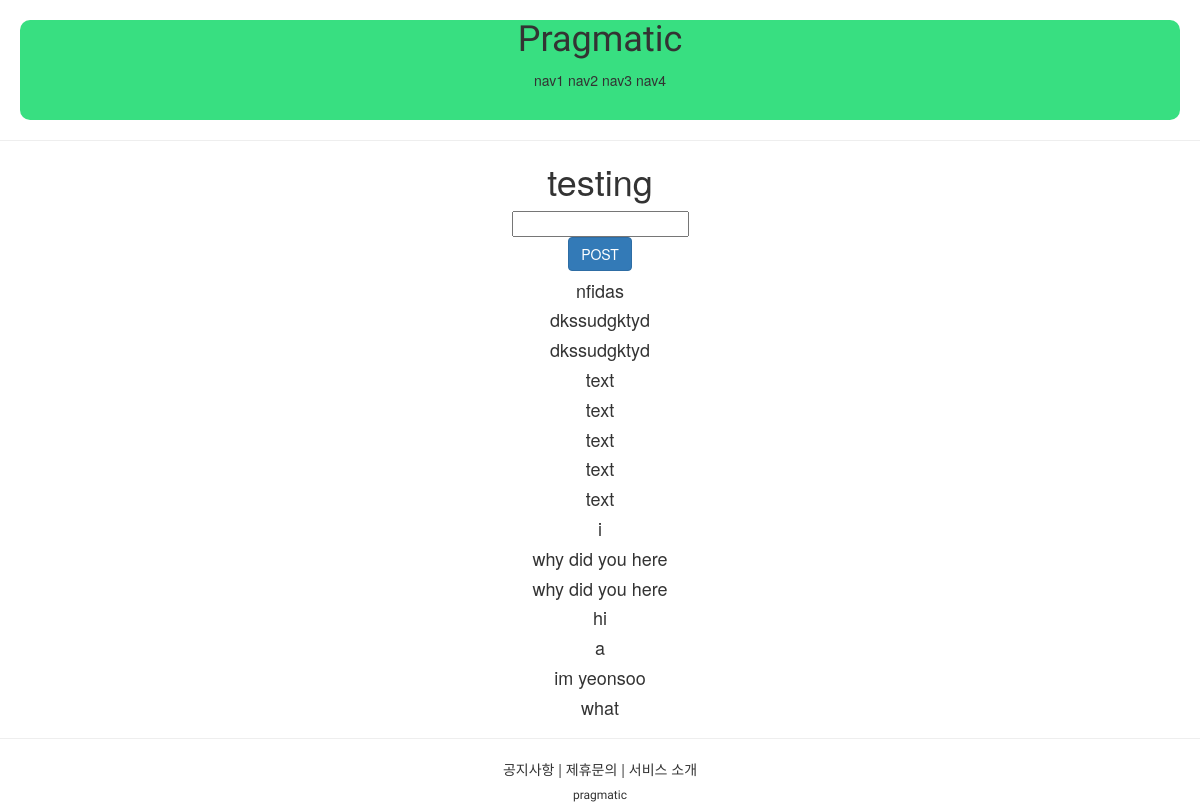
Page /account/hello_world/ on the committed database.
### accountapp/models.py (models this page shows)
class HelloWorld(models.Model):
    text = models.CharField(max_length= 255, null=False)

### accountapp/views.py (the view)
# urls.py: path('hello_world/', hello_world, name='hello_world'),
def hello_world(request):
    if request.method == "POST":
        temp = request.POST.get('hello_world_input')
        new_hello_world = HelloWorld()
        new_hello_world.text = temp
        new_hello_world.save()
        hello_world_list = HelloWorld.objects.all()
        return HttpResponseRedirect(reverse('accountapp:hello_world'))
    else:
        hello_world_list = HelloWorld.objects.all()
        return render(request, 'accountapp/hello_world.html', context={'hello_world_list': hello_world_list})

### accountapp/templates/accountapp/hello_world.html (shortened to what this page needs)
{% extends 'base.html' %}
{% block content %}
    <div style="border-radius: 1rem; margin: 2rem;text-align : center">
        <h1>
            testing
        </h1>
        <form action="/account/hello_world/" method="post">
            <div>
                <input type="text" name="hello_world_input">
            </div>
            <div>
                <input type="submit" class="btn btn-primary" value="POST">
            </div>
        </form>
        {%  if hello_world_list  %}
            {%  for hello_world in hello_world_list %}
                <h4>
                    {{ hello_world.text }}
                </h4>
            {% endfor %}
        {% endif %}
    </div>
{% endblock %}

### rows in the picture
HelloWorld: text "nfidas"
HelloWorld: text "dkssudgktyd"
HelloWorld: text "dkssudgktyd"
HelloWorld: text "text"
HelloWorld: text "text"
HelloWorld: text "text"
HelloWorld: text "text"
HelloWorld: text "text"
HelloWorld: text "i"
HelloWorld: text "why did you here"
HelloWorld: text "why did you here"
HelloWorld: text "hi"
HelloWorld: text "a"
HelloWorld: text "im yeonsoo"
HelloWorld: text "what"
